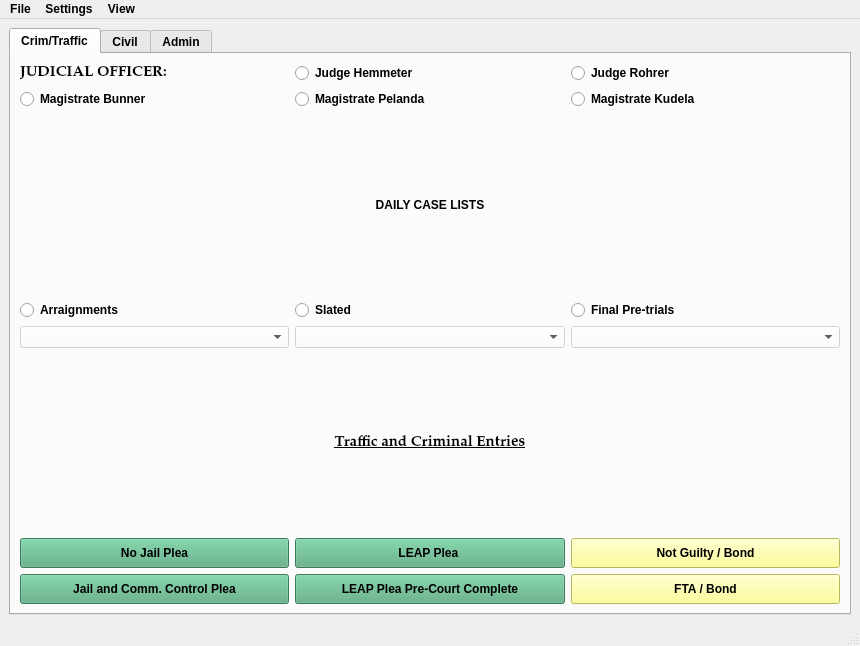
<?xml version="1.0" encoding="UTF-8"?>
<ui version="4.0">
 <class>MainWindow</class>
 <widget class="QMainWindow" name="MainWindow">
  <property name="geometry">
   <rect>
    <x>0</x>
    <y>0</y>
    <width>860</width>
    <height>646</height>
   </rect>
  </property>
  <property name="minimumSize">
   <size>
    <width>0</width>
    <height>0</height>
   </size>
  </property>
  <property name="font">
   <font>
    <family>Palatino Linotype</family>
    <pointsize>11</pointsize>
    <weight>75</weight>
    <italic>false</italic>
    <bold>true</bold>
   </font>
  </property>
  <property name="windowTitle">
   <string>MuniEntry - ver 0.6.0-beta</string>
  </property>
  <property name="styleSheet">
   <string notr="true">font: 75 11pt &quot;Palatino Linotype&quot;;
color: rgb(0, 0, 0);
selection-color: rgb(0, 0, 0);
font-weight: bold;</string>
  </property>
  <widget class="QWidget" name="centralwidget">
   <layout class="QGridLayout" name="gridLayout" rowstretch="0">
    <item row="0" column="0">
     <widget class="QTabWidget" name="tabWidget">
      <property name="currentIndex">
       <number>0</number>
      </property>
      <widget class="QWidget" name="tab">
       <attribute name="title">
        <string>Crim/Traffic</string>
       </attribute>
       <layout class="QGridLayout" name="gridLayout_2">
        <item row="3" column="0" colspan="3">
         <widget class="QLabel" name="label_3">
          <property name="text">
           <string>DAILY CASE LISTS</string>
          </property>
          <property name="alignment">
           <set>Qt::AlignCenter</set>
          </property>
         </widget>
        </item>
        <item row="4" column="0">
         <widget class="QRadioButton" name="arraignments_radioButton">
          <property name="text">
           <string>Arraignments</string>
          </property>
          <attribute name="buttonGroup">
           <string notr="true">buttonGroup_2</string>
          </attribute>
         </widget>
        </item>
        <item row="0" column="0">
         <widget class="QLabel" name="label">
          <property name="font">
           <font>
            <family>Palatino Linotype</family>
            <pointsize>11</pointsize>
            <weight>75</weight>
            <italic>false</italic>
            <bold>true</bold>
           </font>
          </property>
          <property name="text">
           <string>JUDICIAL OFFICER:</string>
          </property>
         </widget>
        </item>
        <item row="5" column="1">
         <widget class="QComboBox" name="slated_cases_box">
          <property name="enabled">
           <bool>false</bool>
          </property>
          <property name="styleSheet">
           <string notr="true">background-color: rgb(255, 255, 255);</string>
          </property>
         </widget>
        </item>
        <item row="5" column="0">
         <widget class="QComboBox" name="arraignment_cases_box">
          <property name="enabled">
           <bool>false</bool>
          </property>
          <property name="styleSheet">
           <string notr="true">background-color: rgb(255, 255, 255);</string>
          </property>
         </widget>
        </item>
        <item row="4" column="2">
         <widget class="QRadioButton" name="final_pretrial_radioButton">
          <property name="text">
           <string>Final Pre-trials</string>
          </property>
          <attribute name="buttonGroup">
           <string notr="true">buttonGroup_2</string>
          </attribute>
         </widget>
        </item>
        <item row="4" column="1">
         <widget class="QRadioButton" name="slated_radioButton">
          <property name="text">
           <string>Slated</string>
          </property>
          <attribute name="buttonGroup">
           <string notr="true">buttonGroup_2</string>
          </attribute>
         </widget>
        </item>
        <item row="7" column="2">
         <widget class="QPushButton" name="NotGuiltyBondButton">
          <property name="minimumSize">
           <size>
            <width>120</width>
            <height>30</height>
           </size>
          </property>
          <property name="styleSheet">
           <string notr="true">background-color: rgb(255, 255, 127);</string>
          </property>
          <property name="text">
           <string>Not Guilty / Bond</string>
          </property>
         </widget>
        </item>
        <item row="5" column="2">
         <widget class="QComboBox" name="final_pretrial_cases_box">
          <property name="enabled">
           <bool>false</bool>
          </property>
          <property name="styleSheet">
           <string notr="true">background-color: rgb(255, 255, 255);</string>
          </property>
         </widget>
        </item>
        <item row="7" column="0">
         <widget class="QPushButton" name="NoJailPleaButton">
          <property name="minimumSize">
           <size>
            <width>120</width>
            <height>30</height>
           </size>
          </property>
          <property name="styleSheet">
           <string notr="true">background-color: rgb(85, 170, 127);</string>
          </property>
          <property name="text">
           <string>No Jail Plea</string>
          </property>
         </widget>
        </item>
        <item row="8" column="0">
         <widget class="QPushButton" name="JailCCButton">
          <property name="minimumSize">
           <size>
            <width>120</width>
            <height>30</height>
           </size>
          </property>
          <property name="styleSheet">
           <string notr="true">background-color: rgb(85, 170, 127);</string>
          </property>
          <property name="text">
           <string>Jail and Comm. Control Plea</string>
          </property>
         </widget>
        </item>
        <item row="7" column="1">
         <widget class="QPushButton" name="LeapPleaLongButton">
          <property name="minimumSize">
           <size>
            <width>120</width>
            <height>30</height>
           </size>
          </property>
          <property name="styleSheet">
           <string notr="true">background-color: rgb(85, 170, 127);</string>
          </property>
          <property name="text">
           <string>LEAP Plea </string>
          </property>
         </widget>
        </item>
        <item row="8" column="1">
         <widget class="QPushButton" name="LeapPleaShortButton">
          <property name="minimumSize">
           <size>
            <width>120</width>
            <height>30</height>
           </size>
          </property>
          <property name="styleSheet">
           <string notr="true">background-color: rgb(85, 170, 127);</string>
          </property>
          <property name="text">
           <string>LEAP Plea Pre-Court Complete</string>
          </property>
         </widget>
        </item>
        <item row="8" column="2">
         <widget class="QPushButton" name="FTABondButton">
          <property name="minimumSize">
           <size>
            <width>120</width>
            <height>30</height>
           </size>
          </property>
          <property name="styleSheet">
           <string notr="true">background-color: rgb(255, 255, 127);</string>
          </property>
          <property name="text">
           <string>FTA / Bond</string>
          </property>
         </widget>
        </item>
        <item row="1" column="0">
         <widget class="QRadioButton" name="bunner_radioButton">
          <property name="text">
           <string>Magistrate Bunner</string>
          </property>
          <attribute name="buttonGroup">
           <string notr="true">buttonGroup</string>
          </attribute>
         </widget>
        </item>
        <item row="0" column="2">
         <widget class="QRadioButton" name="rohrer_radioButton">
          <property name="text">
           <string>Judge Rohrer</string>
          </property>
          <attribute name="buttonGroup">
           <string notr="true">buttonGroup</string>
          </attribute>
         </widget>
        </item>
        <item row="0" column="1">
         <widget class="QRadioButton" name="hemmeter_radioButton">
          <property name="text">
           <string>Judge Hemmeter</string>
          </property>
          <attribute name="buttonGroup">
           <string notr="true">buttonGroup</string>
          </attribute>
         </widget>
        </item>
        <item row="1" column="1">
         <widget class="QRadioButton" name="pelanda_radioButton">
          <property name="text">
           <string>Magistrate Pelanda</string>
          </property>
          <attribute name="buttonGroup">
           <string notr="true">buttonGroup</string>
          </attribute>
         </widget>
        </item>
        <item row="1" column="2">
         <widget class="QRadioButton" name="kudela_radioButton">
          <property name="text">
           <string>Magistrate Kudela</string>
          </property>
          <attribute name="buttonGroup">
           <string notr="true">buttonGroup</string>
          </attribute>
         </widget>
        </item>
        <item row="6" column="0" colspan="3">
         <widget class="QLabel" name="label_2">
          <property name="font">
           <font>
            <family>Palatino Linotype</family>
            <pointsize>11</pointsize>
            <weight>75</weight>
            <italic>false</italic>
            <bold>true</bold>
            <underline>true</underline>
           </font>
          </property>
          <property name="text">
           <string>Traffic and Criminal Entries</string>
          </property>
          <property name="alignment">
           <set>Qt::AlignCenter</set>
          </property>
         </widget>
        </item>
       </layout>
      </widget>
      <widget class="QWidget" name="tab_3">
       <attribute name="title">
        <string>Civil</string>
       </attribute>
       <layout class="QGridLayout" name="gridLayout_4">
        <item row="0" column="0">
         <widget class="QLabel" name="label_4">
          <property name="font">
           <font>
            <family>Palatino Linotype</family>
            <pointsize>11</pointsize>
            <weight>75</weight>
            <italic>false</italic>
            <bold>true</bold>
            <underline>true</underline>
           </font>
          </property>
          <property name="text">
           <string>Civil Entries</string>
          </property>
         </widget>
        </item>
        <item row="1" column="0">
         <widget class="QPushButton" name="FinalJudgmentEntryButton_11">
          <property name="minimumSize">
           <size>
            <width>120</width>
            <height>30</height>
           </size>
          </property>
          <property name="text">
           <string>Entry</string>
          </property>
         </widget>
        </item>
        <item row="1" column="1">
         <widget class="QPushButton" name="FinalJudgmentEntryButton_12">
          <property name="minimumSize">
           <size>
            <width>120</width>
            <height>30</height>
           </size>
          </property>
          <property name="text">
           <string>Entry</string>
          </property>
         </widget>
        </item>
        <item row="1" column="2">
         <widget class="QPushButton" name="MinorMisdemeanorTrafficButton_3">
          <property name="minimumSize">
           <size>
            <width>120</width>
            <height>30</height>
           </size>
          </property>
          <property name="text">
           <string>Entry</string>
          </property>
         </widget>
        </item>
        <item row="2" column="0">
         <widget class="QPushButton" name="FinalJudgmentEntryButton_13">
          <property name="minimumSize">
           <size>
            <width>120</width>
            <height>30</height>
           </size>
          </property>
          <property name="text">
           <string>Entry</string>
          </property>
         </widget>
        </item>
        <item row="2" column="1">
         <widget class="QPushButton" name="FinalJudgmentEntryButton_14">
          <property name="minimumSize">
           <size>
            <width>120</width>
            <height>30</height>
           </size>
          </property>
          <property name="text">
           <string>Entry</string>
          </property>
         </widget>
        </item>
        <item row="2" column="2">
         <widget class="QPushButton" name="FinalJudgmentEntryButton_15">
          <property name="minimumSize">
           <size>
            <width>120</width>
            <height>30</height>
           </size>
          </property>
          <property name="text">
           <string>Entry</string>
          </property>
         </widget>
        </item>
       </layout>
      </widget>
      <widget class="QWidget" name="tab_2">
       <attribute name="title">
        <string>Admin</string>
       </attribute>
       <layout class="QGridLayout" name="gridLayout_3">
        <item row="0" column="0">
         <widget class="QLabel" name="label_6">
          <property name="font">
           <font>
            <family>Palatino Linotype</family>
            <pointsize>11</pointsize>
            <weight>75</weight>
            <italic>false</italic>
            <bold>true</bold>
           </font>
          </property>
          <property name="text">
           <string>Staff Member:</string>
          </property>
         </widget>
        </item>
        <item row="0" column="1" colspan="2">
         <widget class="QRadioButton" name="radioButton_4">
          <property name="text">
           <string>Court Administrator Kudela</string>
          </property>
         </widget>
        </item>
        <item row="0" column="3">
         <widget class="QRadioButton" name="radioButton">
          <property name="text">
           <string>Assignment Commissioner Dattilo</string>
          </property>
         </widget>
        </item>
        <item row="1" column="1" colspan="2">
         <widget class="QRadioButton" name="radioButton_3">
          <property name="text">
           <string>Assignment Commissioner Travis</string>
          </property>
         </widget>
        </item>
        <item row="1" column="3">
         <widget class="QRadioButton" name="radioButton_2">
          <property name="text">
           <string>Jury Commissioner Travis</string>
          </property>
         </widget>
        </item>
        <item row="3" column="0" colspan="2">
         <widget class="QLabel" name="label_7">
          <property name="font">
           <font>
            <family>Palatino Linotype</family>
            <pointsize>11</pointsize>
            <weight>75</weight>
            <italic>false</italic>
            <bold>true</bold>
            <underline>true</underline>
           </font>
          </property>
          <property name="text">
           <string>Letters</string>
          </property>
         </widget>
        </item>
        <item row="4" column="0" colspan="2">
         <widget class="QPushButton" name="pushButton_4">
          <property name="text">
           <string>Judge No Review</string>
          </property>
         </widget>
        </item>
        <item row="4" column="2">
         <widget class="QPushButton" name="pushButton_5">
          <property name="text">
           <string>PushButton</string>
          </property>
         </widget>
        </item>
        <item row="4" column="3">
         <widget class="QPushButton" name="pushButton_6">
          <property name="text">
           <string>PushButton</string>
          </property>
         </widget>
        </item>
        <item row="5" column="0" colspan="2">
         <widget class="QLabel" name="label_5">
          <property name="font">
           <font>
            <family>Palatino Linotype</family>
            <pointsize>11</pointsize>
            <weight>75</weight>
            <italic>false</italic>
            <bold>true</bold>
            <underline>true</underline>
           </font>
          </property>
          <property name="text">
           <string>Administrative Entries</string>
          </property>
         </widget>
        </item>
        <item row="6" column="0" colspan="2">
         <widget class="QPushButton" name="JurorPaymentButton">
          <property name="text">
           <string>Juror Payment</string>
          </property>
         </widget>
        </item>
        <item row="6" column="2">
         <widget class="QPushButton" name="pushButton_2">
          <property name="text">
           <string>PushButton</string>
          </property>
         </widget>
        </item>
        <item row="6" column="3">
         <widget class="QPushButton" name="pushButton_3">
          <property name="text">
           <string>PushButton</string>
          </property>
         </widget>
        </item>
        <item row="1" column="0">
         <widget class="QRadioButton" name="radioButton_5">
          <property name="text">
           <string>No Signature</string>
          </property>
         </widget>
        </item>
       </layout>
      </widget>
     </widget>
    </item>
   </layout>
  </widget>
  <widget class="QMenuBar" name="menubar">
   <property name="geometry">
    <rect>
     <x>0</x>
     <y>0</y>
     <width>860</width>
     <height>29</height>
    </rect>
   </property>
   <widget class="QMenu" name="menuFile">
    <property name="title">
     <string>File</string>
    </property>
    <addaction name="actionOpen"/>
    <addaction name="actionOptions"/>
    <addaction name="actionExit"/>
    <addaction name="separator"/>
    <addaction name="menu_file_exit"/>
   </widget>
   <widget class="QMenu" name="menuSettings">
    <property name="title">
     <string>Settings</string>
    </property>
    <addaction name="actioncontrollers"/>
   </widget>
   <widget class="QMenu" name="menuView">
    <property name="title">
     <string>View</string>
    </property>
   </widget>
   <addaction name="menuFile"/>
   <addaction name="menuSettings"/>
   <addaction name="menuView"/>
  </widget>
  <widget class="QStatusBar" name="statusbar"/>
  <action name="actionOpen">
   <property name="text">
    <string>Open</string>
   </property>
  </action>
  <action name="actionOptions">
   <property name="text">
    <string>Options</string>
   </property>
  </action>
  <action name="actionExit">
   <property name="text">
    <string>Templates</string>
   </property>
  </action>
  <action name="menu_file_exit">
   <property name="text">
    <string>Exit</string>
   </property>
  </action>
  <action name="actionGeneral_Motion_Entry">
   <property name="text">
    <string>General Motion Entry</string>
   </property>
  </action>
  <action name="actionFail_to_Appear_Minor_Traffic_Offense">
   <property name="text">
    <string>Fail to Appear - Minor Traffic Offense</string>
   </property>
  </action>
  <action name="actionOmnibus_Motion_Form">
   <property name="text">
    <string>Omnibus Motion Form</string>
   </property>
  </action>
  <action name="actionJury_Instructions">
   <property name="text">
    <string>Jury Instructions</string>
   </property>
  </action>
  <action name="actioncontrollers">
   <property name="text">
    <string>controllers</string>
   </property>
  </action>
  <action name="actionTemplates">
   <property name="text">
    <string>Templates</string>
   </property>
  </action>
 </widget>
 <resources/>
 <connections/>
 <slots>
  <slot>pushButtonJuryInstructions()</slot>
  <slot>pushButtonTransferEntry()</slot>
  <slot>pushButtonVerdictForm()</slot>
  <slot>pushButtonOmnibusMotion()</slot>
  <slot>pushButtonDialog()</slot>
 </slots>
 <buttongroups>
  <buttongroup name="buttonGroup_2"/>
  <buttongroup name="buttonGroup"/>
 </buttongroups>
</ui>
